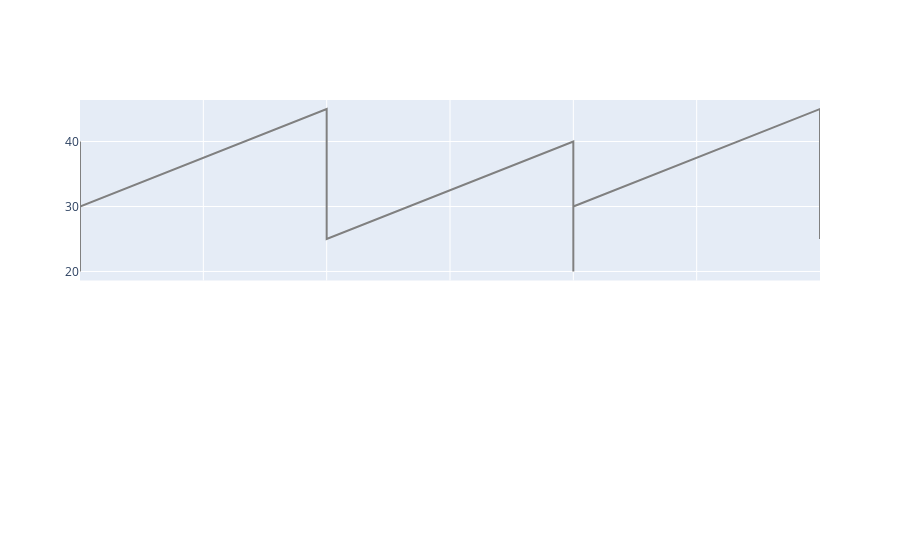

Source (notebook cell):
### Code cell
from plotly.subplots import make_subplots
import plotly.express as px

fig = make_subplots(rows=2, cols=1, shared_xaxes=True, vertical_spacing=0.05)

reference_line = go.Scatter(x=[x['Date'] for x in data_A],
                            y=[y['Percent'] for y in data_A],
                            mode="lines",
                            line=go.scatter.Line(color="gray"),
                            showlegend=False)

fig.add_trace(reference_line
#               color='Color',
#               color_discrete_sequence=['green','red','gold'],
              )

# fig.add_trace(x = data_B['Date'],
#               y= data_B['Percent'],
#               color='Color',
#               color_discrete_sequence=['green','red','gold'],
#               markers=True)

### Figure 1 — Plotly figure (JSON) as saved in the notebook; plotly's stock layout.template omitted (floating-point values rounded to 4 significant figures)
{"data": [{"line": {"color": "gray"}, "mode": "lines", "showlegend": false, "type": "scatter", "x": ["2022-01-01", "2022-01-01", "2022-01-01", "2022-01-02", "2022-01-02", "2022-01-02", "2022-01-03", "2022-01-03", "2022-01-03", "2022-01-04", "2022-01-04", "2022-01-04"], "y": [40, 20, 30, 45, 30, 25, 40, 20, 30, 45, 25, 30]}], "layout": {"xaxis": {"anchor": "y", "domain": [0, 1], "matches": "x2", "showticklabels": false}, "xaxis2": {"anchor": "y2", "domain": [0, 1]}, "yaxis": {"anchor": "x", "domain": [0.525, 1]}, "yaxis2": {"anchor": "x2", "domain": [0, 0.475]}}}
